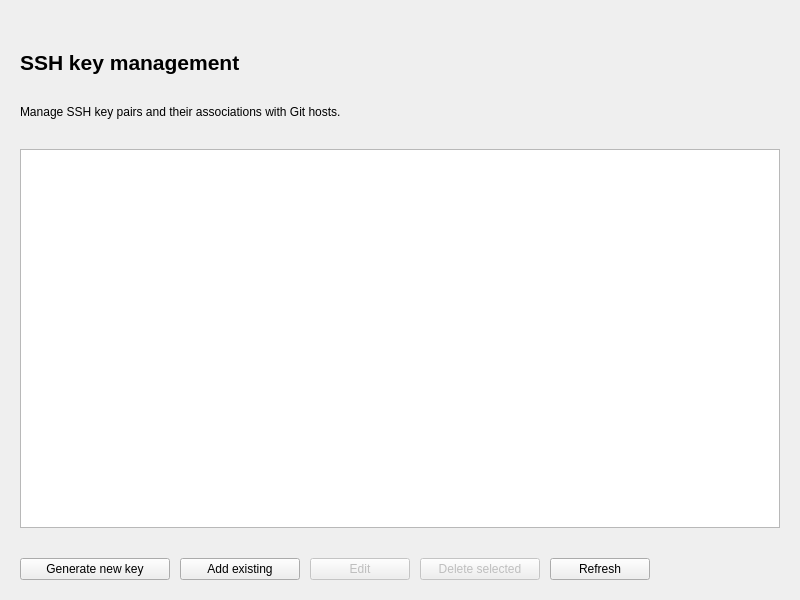
<?xml version="1.0" encoding="UTF-8"?>
<ui version="4.0">
 <class>GitKeysContainer</class>
 <widget class="QWidget" name="GitKeysContainer">
  <property name="geometry">
   <rect>
    <x>0</x>
    <y>0</y>
    <width>800</width>
    <height>600</height>
   </rect>
  </property>
  <property name="windowTitle">
   <string>Form</string>
  </property>
  <layout class="QVBoxLayout" name="mainLayout">
   <property name="spacing">
    <number>30</number>
   </property>
   <property name="leftMargin">
    <number>20</number>
   </property>
   <property name="topMargin">
    <number>50</number>
   </property>
   <property name="rightMargin">
    <number>20</number>
   </property>
   <property name="bottomMargin">
    <number>20</number>
   </property>
   <item>
    <widget class="QLabel" name="titleLabel">
     <property name="font">
      <font>
       <pointsize>16</pointsize>
       <bold>true</bold>
      </font>
     </property>
     <property name="text">
      <string>SSH key management</string>
     </property>
    </widget>
   </item>
   <item>
    <widget class="QLabel" name="descriptionLabel">
     <property name="text">
      <string>Manage SSH key pairs and their associations with Git hosts.</string>
     </property>
     <property name="wordWrap">
      <bool>true</bool>
     </property>
    </widget>
   </item>
   <item>
    <widget class="QTableView" name="tableView">
     <property name="alternatingRowColors">
      <bool>true</bool>
     </property>
     <property name="selectionMode">
      <enum>QAbstractItemView::SelectionMode::SingleSelection</enum>
     </property>
     <property name="selectionBehavior">
      <enum>QAbstractItemView::SelectionBehavior::SelectRows</enum>
     </property>
     <attribute name="horizontalHeaderStretchLastSection">
      <bool>false</bool>
     </attribute>
     <attribute name="verticalHeaderVisible">
      <bool>false</bool>
     </attribute>
    </widget>
   </item>
   <item>
    <layout class="QHBoxLayout" name="buttonLayout">
     <property name="spacing">
      <number>10</number>
     </property>
     <item>
      <widget class="QPushButton" name="generateButton">
       <property name="minimumSize">
        <size>
         <width>150</width>
         <height>0</height>
        </size>
       </property>
       <property name="text">
        <string>Generate new key</string>
       </property>
      </widget>
     </item>
     <item>
      <widget class="QPushButton" name="addButton">
       <property name="minimumSize">
        <size>
         <width>120</width>
         <height>0</height>
        </size>
       </property>
       <property name="text">
        <string>Add existing</string>
       </property>
      </widget>
     </item>
     <item>
      <widget class="QPushButton" name="editButton">
       <property name="enabled">
        <bool>false</bool>
       </property>
       <property name="minimumSize">
        <size>
         <width>100</width>
         <height>0</height>
        </size>
       </property>
       <property name="text">
        <string>Edit</string>
       </property>
      </widget>
     </item>
     <item>
      <widget class="QPushButton" name="deleteButton">
       <property name="enabled">
        <bool>false</bool>
       </property>
       <property name="minimumSize">
        <size>
         <width>120</width>
         <height>0</height>
        </size>
       </property>
       <property name="text">
        <string>Delete selected</string>
       </property>
      </widget>
     </item>
     <item>
      <widget class="QPushButton" name="refreshButton">
       <property name="minimumSize">
        <size>
         <width>100</width>
         <height>0</height>
        </size>
       </property>
       <property name="text">
        <string>Refresh</string>
       </property>
      </widget>
     </item>
     <item>
      <spacer name="horizontalSpacer">
       <property name="orientation">
        <enum>Qt::Orientation::Horizontal</enum>
       </property>
       <property name="sizeHint" stdset="0">
        <size>
         <width>40</width>
         <height>20</height>
        </size>
       </property>
      </spacer>
     </item>
    </layout>
   </item>
  </layout>
 </widget>
 <resources/>
 <connections/>
</ui>
